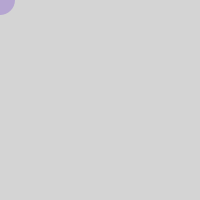
Frame 1 (no input)
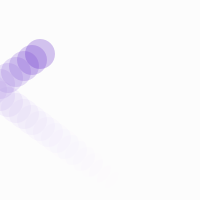
Frame 60 (the mouse pressed at the canvas centre just before this capture)
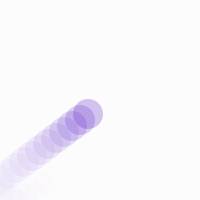
Frame 120 (the mouse held since frame 60 and released just before this capture)

The Processing sketch that drew these frames (run headless with seeded random() and noise(); from frame 60 on, the mouse is pressed at the canvas centre):

// Processing sketch: example1_3
// ── example1_3.pde
float xpos = 0;
float ypos = 0;
float xspeed = 8;
float yspeed = 6;
float radius = 30;

void setup () {
  size(200, 200);
  frameRate(30);
  noStroke(); //stop drawing border line of each object
  smooth();
}

void draw () {
  //to leave a trace, draw a background with a little bit transparency.
  fill(255, 40);
  rect(0, 0, width, height);
  
  fill(100, 40, 200, 70);
  ellipse(xpos, ypos, radius, radius);
  xpos = xpos + xspeed;
  ypos = ypos + yspeed;
  if (xpos > width|| xpos < 0) {
    xspeed = xspeed * -1;
  }
  if (ypos > height || ypos < 0) {
    yspeed = yspeed * -1;
  }
}
